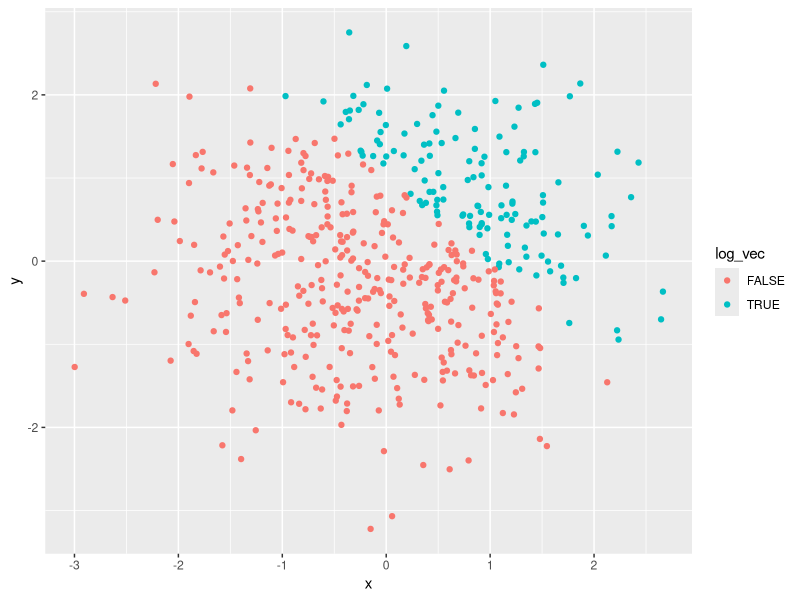
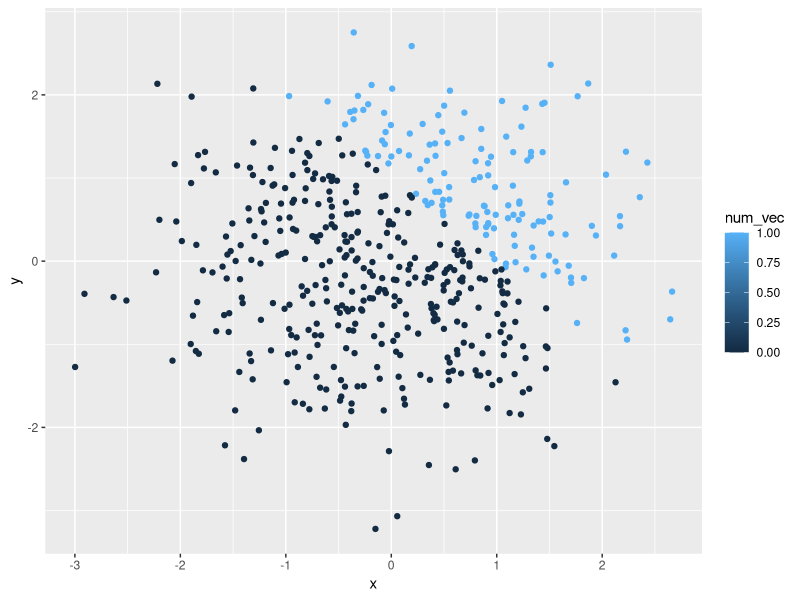
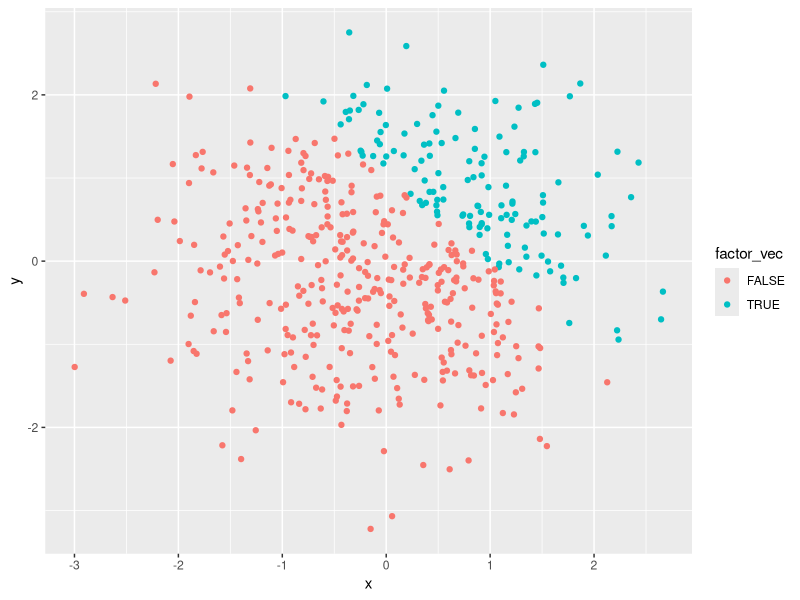
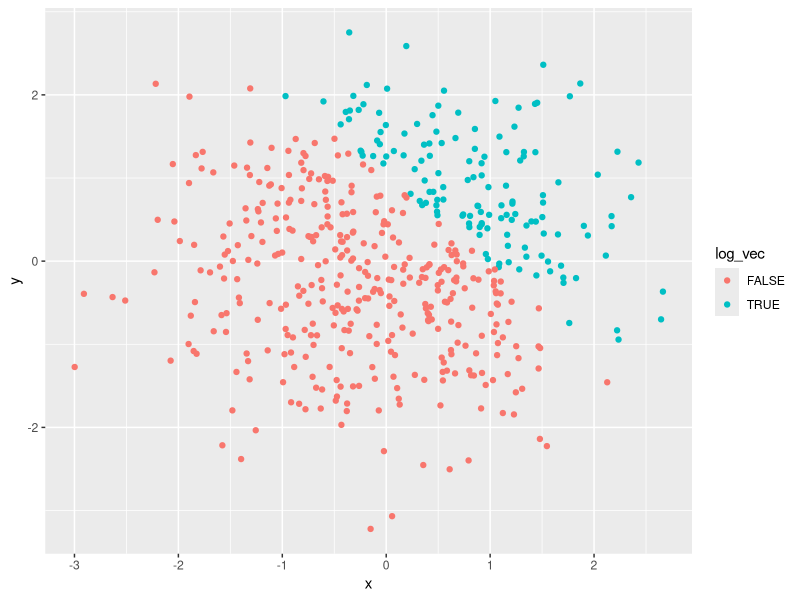
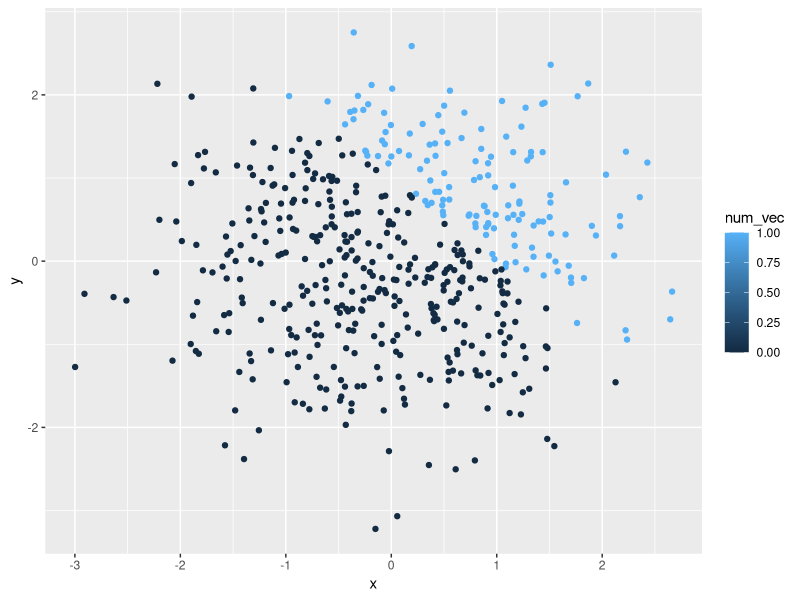
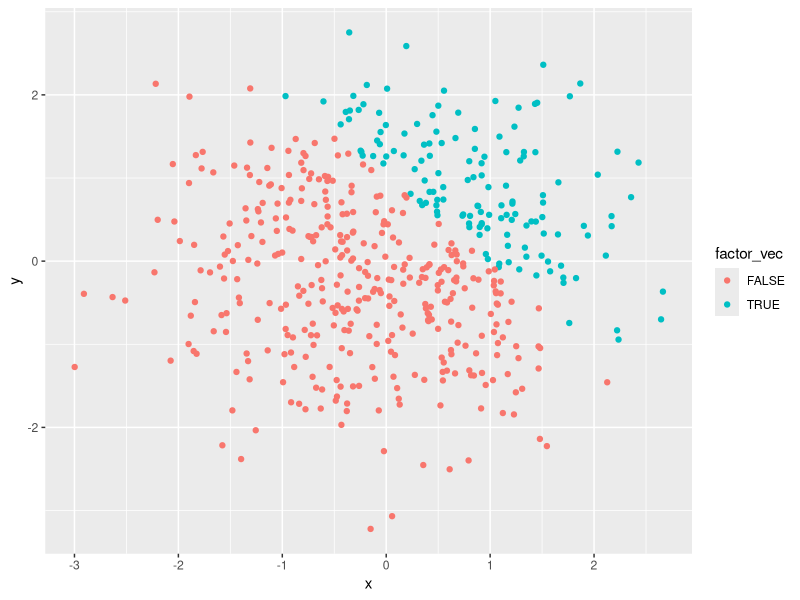

These figures' R source, in order:
## ---- chunk 1
knitr::opts_chunk$set(echo = TRUE)
library(tidyverse)
## ---- chunk 2
df_1 <- tibble(
  random_sample = rnorm(8),
  vec_logical = random_sample > 0, 
  vec_character = as.character(c("a","a","a","a","a","a","a","a")),
  vec_factor = factor(c("good","bad","medium","good","bad","medium","bad","medium"),levels = c("good","medium","bad"))
)
levels(pull(df_1,vec_factor))

mean(pull(df_1,random_sample))
mean(pull(df_1,vec_logical))
#mean(pull(df_1,vec_factor)) # dosen't work
#mean(pull(df_1,vec_factor)) #'doesn't work
as.numeric(pull(df_1,vec_logical))
as.numeric(pull(df_1,vec_character)) # returning NAs
as.numeric(pull(df_1,vec_factor))
## ---- chunk 3
result1 =  as.numeric(pull(df_1,vec_logical)) * pull(df_1,random_sample)
#result2 = as.factor(pull(df_1,vec_logical)) * pull(df_1,random_sample)
result3 = as.numeric(as.factor(pull(df_1,vec_logical))) * pull(df_1,random_sample)

## ---- chunk 4
set.seed(886)
df_2 <- tibble(
  x = rnorm(500), #
  y = rnorm(500), #
  log_vec = x+y >1, #
  num_vec = as.numeric(log_vec),
  factor_vec = as.factor(log_vec)
)

## ---- chunk 5
ggplot(df_2, aes(x = x, y = y, color = log_vec ))+geom_point()
ggsave("colored_by_logical_variables.pdf")
ggplot(df_2, aes(x = x, y = y, color = num_vec ))+geom_point()
ggsave("colored_by_numeric_variables.pdf")
ggplot(df_2, aes(x = x, y = y, color = factor_vec ))+geom_point()
ggsave("colored_by_factor.pdf")

